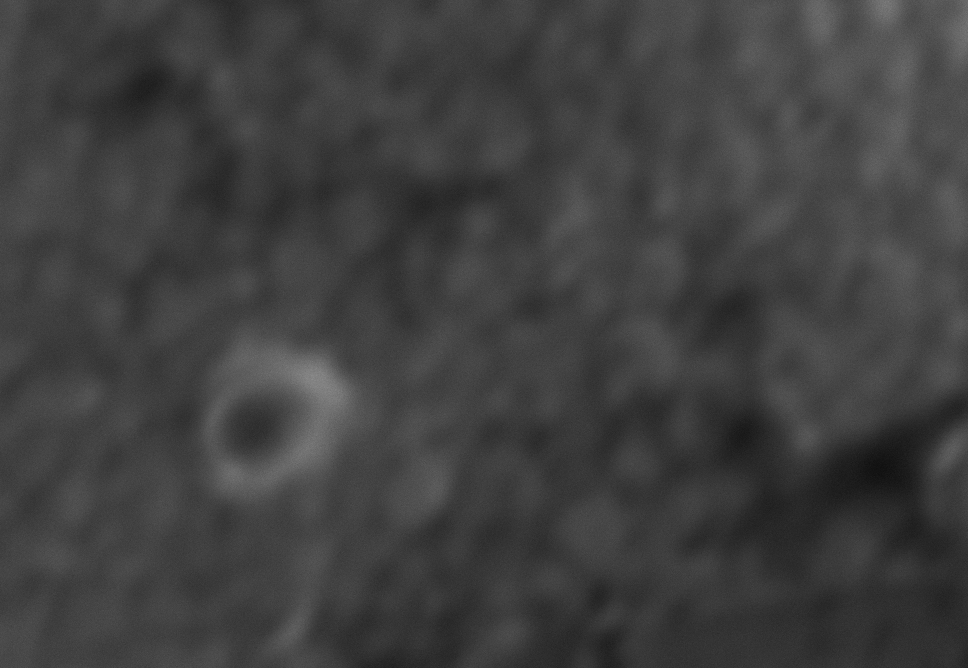
#> input picture vis/0_final/codes/Chapter05/images/sem2.png, 968 x 668 px, found by its file name
$ jupyter execute --allow-errors Chapter005_Image_Enhancement.ipynb   (shell and % lines are left out)
#> lines starting #> are read from the running program, lines starting #| are printed output that depends on the picture
# **Author: Dr. Mohammad Javad Parseh (Jahrom University)**

## Image Enhancement

### Introduction

The filter enhances
the quality of an image so that important details can be visualized and quantified. In this chapter, we discuss a few more image enhancement techniques. These techniques transform the pixel values in the input image to a new value in the output image using a mapping function. We discuss logarithmic transformation, power law transformation, image inverse, histogram equalization, and contrast stretching.

### Pixel Transformation

A transformation is a function that maps a set of inputs to a set of outputs so that each input has exactly one output. In the case of images, a transformation takes the pixel intensities of the image as an input and creates a new image where the corresponding pixel intensities are defined by the transformation. Let us consider the transformation, ***T (x) = x + 50***. When this transformation is applied to an image, a value of 50 is added to the intensity of each pixel. The corresponding image is ***brighter*** than the input image.

[cell 1]
import cv2
import numpy as np
import os
import matplotlib.pyplot as plt

base_path = '/content/drive/MyDrive/Image Processing and Acquisition using Python/Chapter05'
# Opening the image using cv2.
img = cv2.imread(os.path.join(base_path, 'images/sem2.png'))
#> img is the input picture: shape (668, 968, 3); min 16, max 140, mean 63.8
# Converting the image to grayscale.
a = cv2.cvtColor(img, cv2.COLOR_BGR2GRAY)

# T(x) = x + 120
b = a + 120

# Show Images
plt.figure(figsize=(15,8))
plt.subplot(2,2,1)
plt.title('original image')
plt.imshow(a, 'gray')

x = a.ravel()
plt.subplot(2,2,3)
plt.hist(x,256,[0,255])


plt.subplot(2,2,2)
plt.title('transformed image')
plt.imshow(b, 'gray')

x = b.ravel()
plt.subplot(2,2,4)
plt.hist(x,256,[0,255])


# Writing b to a file.
cv2.imwrite('transformed_output.png', b)
#> Out = True

### Image Inverse

Image inverse transformation is a ***linear transformation***. The goal is to transform the dark intensities in the input image to bright intensities in the output image and vice versa.

[cell 2]
import cv2
import numpy as np
import os
import matplotlib.pyplot as plt

# Opening the image.
base_path = '/content/drive/MyDrive/Image Processing and Acquisition using Python/Chapter05'
# Opening the image using cv2.
img = cv2.imread(os.path.join(base_path, 'images/imageinverse_input.png'))
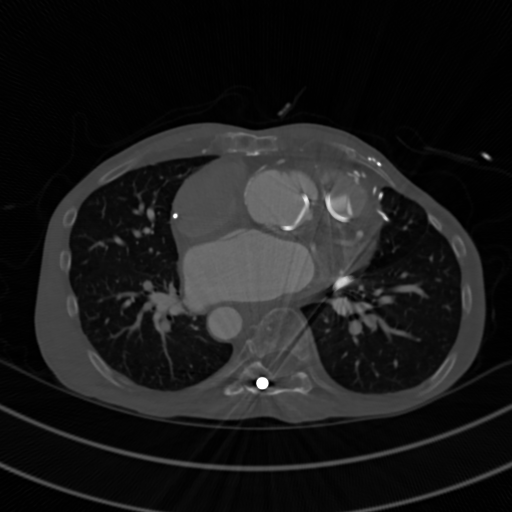
#> input picture vis/0_final/codes/Chapter05/images/imageinverse_input.png, 512 x 512 px, found by its file name
#> img is the input picture: shape (512, 512, 3); min 0, max 255, mean 26.9
# Converting the image to grayscale.
im = cv2.cvtColor(img, cv2.COLOR_BGR2GRAY)

# Performing the inversion operation
im2 = 255 - im

# Show Images
plt.figure(figsize=(15,8))
plt.subplot(2,2,1)
plt.title('original image')
plt.imshow(im, 'gray')

x = im.ravel()
plt.subplot(2,2,3)
plt.hist(x,256,[0,255])


plt.subplot(2,2,2)
plt.title('transformed image')
plt.imshow(im2, 'gray')

x = im2.ravel()
plt.subplot(2,2,4)
plt.hist(x,256,[0,255])

# Saving the image as imageinverse_output.png in Figures folder.
cv2.imwrite('imageinverse_output.png', im2)
#> Out = True

### Power Law Transformation

***Power law transformation***, also known as ***gamma-correction***, is used to enhance the quality of the image. The human brain uses gamma-correction to process an image, hence gamma-correction is a built-in feature in devices that display, acquire, or publish images. Computer monitors and television screens have builtin gamma-correction so that the best image ***contrast*** is displayed in all the images.

[cell 3]
import cv2
import numpy as np
import os
import matplotlib.pyplot as plt

# Opening the image.
base_path = '/content/drive/MyDrive/Image Processing and Acquisition using Python/Chapter05'
# Opening the image using cv2.
img = cv2.imread(os.path.join(base_path, 'images/angiogram1.png'))
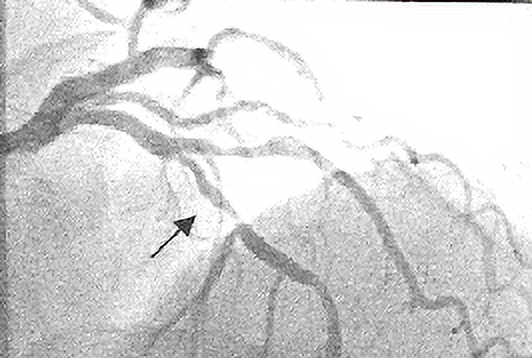
#> input picture vis/0_final/codes/Chapter05/images/angiogram1.png, 532 x 358 px, found by its file name
#> img is the input picture: shape (358, 532, 3); mean B, G, R 215.5, 215.5, 215.5
# Converting the image to grayscale.
a = cv2.cvtColor(img, cv2.COLOR_BGR2GRAY)
#> a: shape (358, 532)

# gamma is initialized.
gamma1 = 0.5
gamma2 = 5
# b is converted to type float.
b1 = a.astype(float)
# Maximum value in b1 is determined.
b3 = np.max(b1)
#> b3 = 255
# b1 is normalized
b2 = b1/b3
# gamma-correction exponent is computed.
b41 = np.log(b2)*gamma1
b42 = np.log(b2)*gamma2
# gamma-correction is performed.
c1 = np.exp(b41)*255.0
c2 = np.exp(b42)*255.0
# c is converted to type int.
c11 = c1.astype(int)
c12 = c2.astype(int)

# Show Images
plt.figure(figsize=(15,8))
plt.subplot(2,3,1)
plt.title('original image')
plt.imshow(a, 'gray')

x = a.ravel()
plt.subplot(2,3,4)
plt.hist(x,256,[0,255])

plt.subplot(2,3,2)
plt.title('Gamma-corrected image with gamma=0.5')
plt.imshow(c11, 'gray')

x = c11.ravel()
plt.subplot(2,3,5)
plt.hist(x,256,[0,255])

plt.subplot(2,3,3)
plt.title('Gamma-corrected image with gamma=5')
plt.imshow(c12, 'gray')

x = c12.ravel()
plt.subplot(2,3,6)
plt.hist(x,256,[0,255])

### Log Transformation

Log transformation is used to enhance pixel intensities that are otherwise missed due to a wide range of intensity values or lost at the expense of high-intensity values. Similar to the power law transformation with ***γ < 1***, the log transformation also maps a small range of dark or low-intensity pixel values in the input image to a wide range of intensities in the output image, while a wide range of bright or high-intensity pixel values in the input image get mapped to narrow range of high intensities in the output image.

[cell 4]
import cv2
import numpy
import os
import matplotlib.pyplot as plt

# Opening the image.
base_path = '/content/drive/MyDrive/Image Processing and Acquisition using Python/Chapter05'
# Opening the image using cv2.
img = cv2.imread(os.path.join(base_path, 'images/bse.png'))
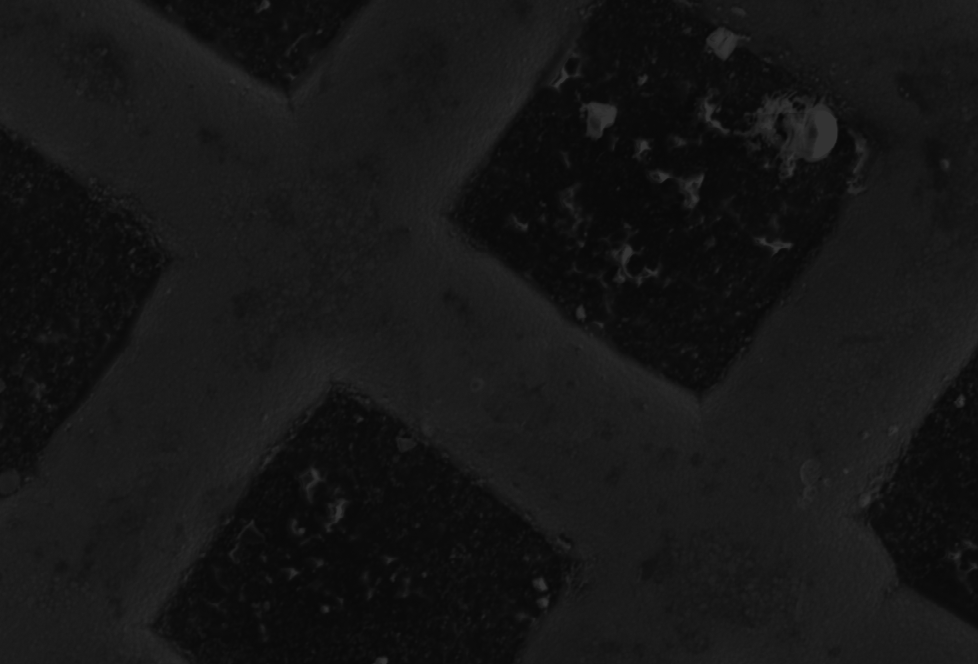
#> input picture vis/0_final/codes/Chapter05/images/bse.png, 978 x 664 px, found by its file name
#> img is the input picture: shape (664, 978, 3); min 7, max 51, mean 22.1
# Converting the image to grayscale.
a = cv2.cvtColor(img, cv2.COLOR_BGR2GRAY)
#> a: shape (664, 978)

# a is converted to type float.
b1 = a.astype(float)
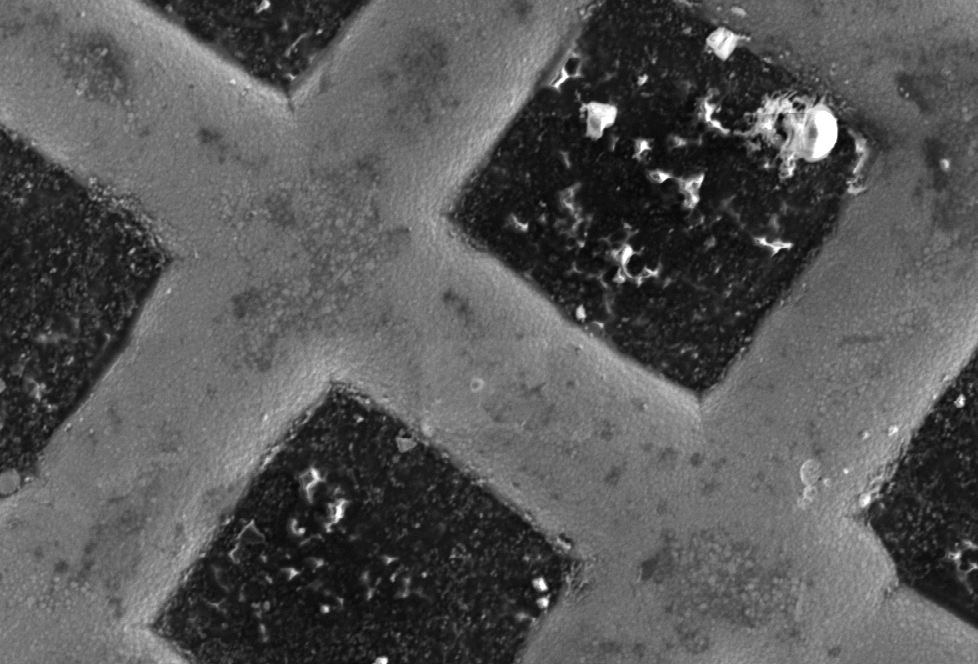
#> b1: shape (664, 978) float64; min 7, max 51, mean 22.1; drawn with min black and max white
# Maximum value in b1 is determined.
b2 = numpy.max(b1)
#> b2 = 51
# Performing the log transformation.
c = (255.0*numpy.log(1+b1))/numpy.log(1+b2)
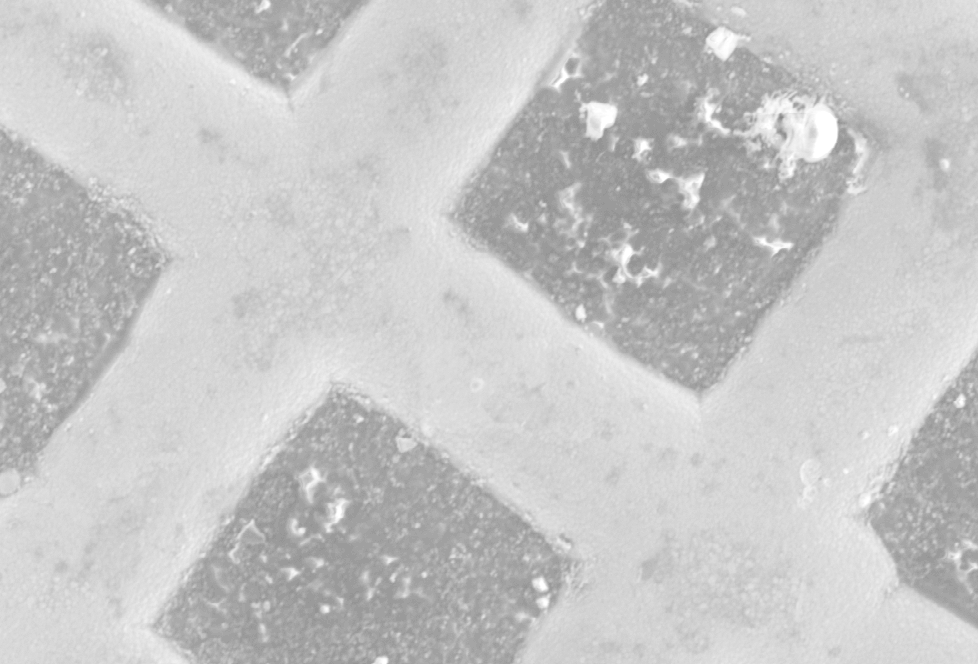
#> c: shape (664, 978) float64; min 134.2, max 255, mean 199
# c is converted to type int.
c1 = c.astype(int)
#> c1: shape (664, 978) int64

# Show Images
plt.figure(figsize=(15,8))
plt.subplot(2,2,1)
plt.title('original image')
plt.imshow(a, 'gray')

x = a.ravel()
plt.subplot(2,2,3)
plt.hist(x,256,[0,255])


plt.subplot(2,2,2)
plt.title('log transformed image')
plt.imshow(c1, 'gray')

x = c1.ravel()
plt.subplot(2,2,4)
plt.hist(x,256,[0,255])

# Saving c1 as logtransform_output.png.
cv2.imwrite('logtransform_output.png', c1)
#> Out = True

### Histogram Equalization

In a low-contrast image, the histogram is narrow, whereas in an image with better contrast, the histogram is spread out. In histogram equalization, the goal is to ***improve the contrast*** of an image by rescaling the histogram so that the histogram of the new image is spread out and the pixel intensities range over all possible gray-level values. The rescaling of the histogram will be performed by using a transformation. To ensure that for every gray-level value in the input image there is a corresponding output, a one-to-one transformation is required; that is, every input has a unique output. This means the transformation should be a ***monotonic function***. This will ensure that the transformation is invertible.

[cell 5]
import cv2
import numpy as np
import os
import matplotlib.pyplot as plt

# Opening the image.
base_path = '/content/drive/MyDrive/Image Processing and Acquisition using Python/Chapter05'
# Opening the image using cv2.
img = cv2.imread(os.path.join(base_path, 'images/hequalization_input.png'))
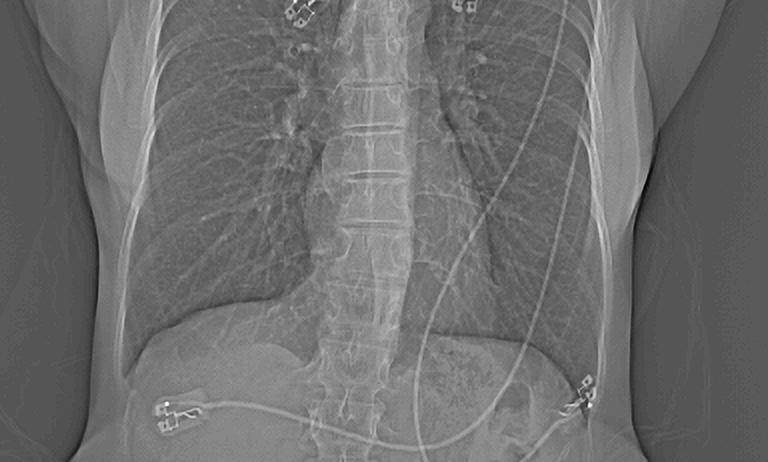
#> input picture vis/0_final/codes/Chapter05/images/hequalization_input.png, 768 x 462 px, found by its file name
#> img is the input picture: shape (462, 768, 3); mean B, G, R 109.9, 109.9, 109.9
# Converting the image to grayscale.
img1 = cv2.cvtColor(img, cv2.COLOR_BGR2GRAY)

# 2D array is converted to a 1D array.
fl = img1.flatten()
# Histogram and the bins of the image are computed.
hist,bins = np.histogram(img1,256,[0,255])
#> hist = 256 values, max 25497 at index 86, min 0 at index 2, mean 1386; bins = 257 values from 0 to 255
# cumulative distribution function is computed
cdf = hist.cumsum()
#> cdf = 256 values from 6 to 354816
# Places where cdf=0 is masked or ignored and rest is stored in cdf_m.
cdf_m = np.ma.masked_equal(cdf,0)
# Histogram equalization is performed.
num_cdf_m = (cdf_m - cdf_m.min())*255
den_cdf_m = (cdf_m.max()-cdf_m.min())
#> den_cdf_m = 354810
cdf_m = num_cdf_m/den_cdf_m
# The masked places in cdf_m are now 0.
cdf = np.ma.filled(cdf_m,0).astype('uint8')
#> cdf = 256 values from 0 to 255
# cdf values are assigned in the flattened array.
im2 = cdf[fl]
# im2 is 1D so we use reshape command to make it into 2D.
im3 = np.reshape(im2,img1.shape)
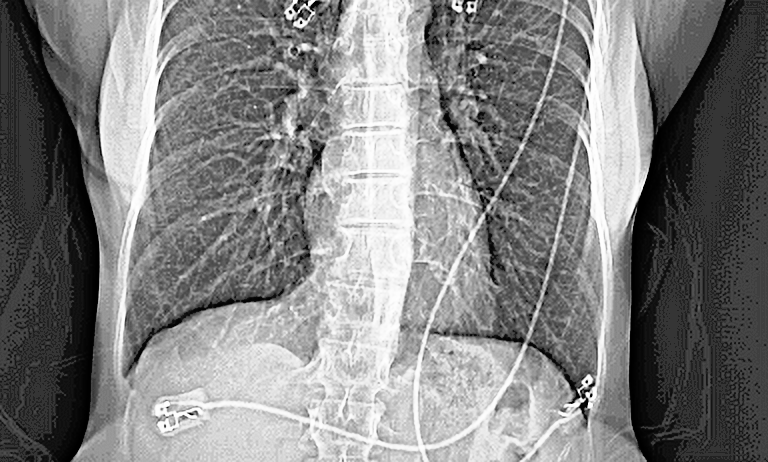
#> im3: shape (462, 768); min 0, max 255, mean 129.3

# Show Images
plt.figure(figsize=(15,8))
plt.subplot(2,2,1)
plt.title('original image')
plt.imshow(img1, 'gray')

x = img1.ravel()
plt.subplot(2,2,3)
plt.hist(x,256,[0,255])


plt.subplot(2,2,2)
plt.title('histogram equalization image')
plt.imshow(im3, 'gray')

x = im3.ravel()
plt.subplot(2,2,4)
plt.hist(x,256,[0,255])

# Saving im3 as hequalization_output.png in Figures folder
cv2.imwrite('hequalization_output.png', im3)
#> Out = True

### Contrast Limited Adaptive Histogram Equalization (CLAHE)

Instead of using the histogram of the whole image, in Contrast Limited Adaptive Histogram Equalization, the image is divided into small regions and a histogram of each region is computed. A contrast limit is chosen as a threshold to clip the histogram in each bin, and the pixels above the threshold are not ignored but rather distributed to other bins before histogram equalization is applied.

[cell 6]
import cv2
import numpy as np
import os
import matplotlib.pyplot as plt
from skimage.exposure import equalize_adapthist

# Opening the image.
base_path = '/content/drive/MyDrive/Image Processing and Acquisition using Python/Chapter05'
# Opening the image using cv2.
img = cv2.imread(os.path.join(base_path, 'images/embryo.png'))
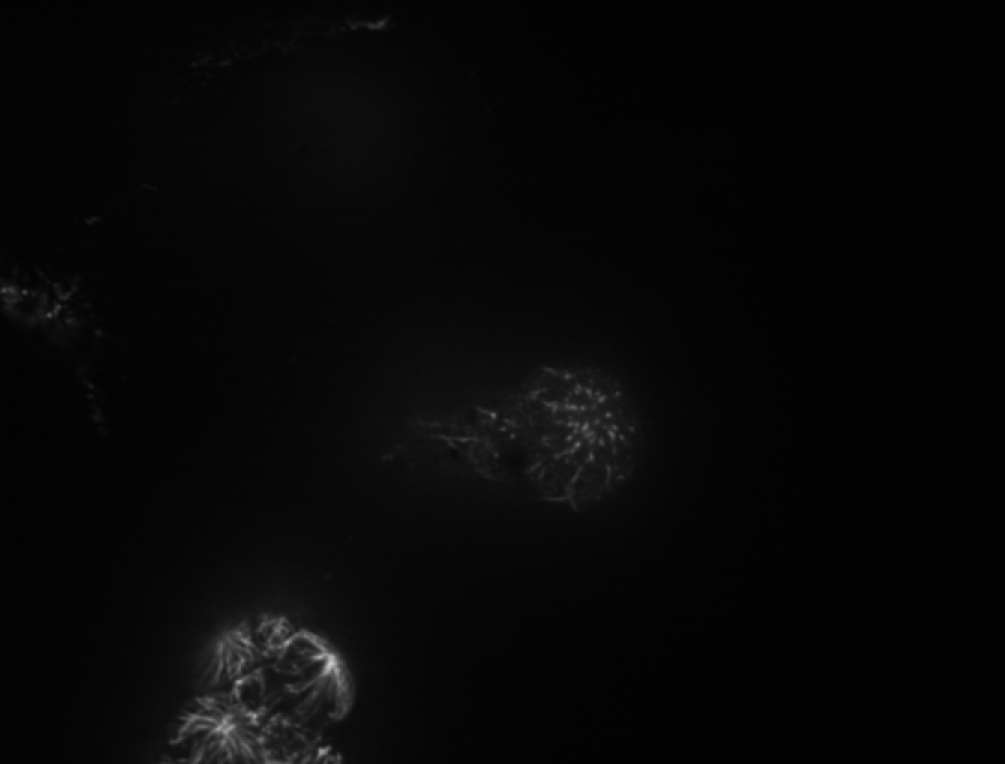
#> input picture vis/0_final/codes/Chapter05/images/embryo.png, 2010 x 1528 px, found by its file name (shown at 1/2 size)
#> img is the input picture: shape (1528, 2010, 3); min 0, max 206, mean 6.9
# Converting the image to grayscale.
a = cv2.cvtColor(img, cv2.COLOR_BGR2GRAY)
#> a: shape (1528, 2010)
# Applying Clahe.
img2 = equalize_adapthist(a, clip_limit = 0.02)
# Rescaling img2 from 0 to 255.
img3 = img2*255.0

# Show Images
plt.figure(figsize=(15,8))
plt.subplot(2,2,1)
plt.title('original image')
plt.imshow(a, 'gray')

x = a.ravel()
plt.subplot(2,2,3)
plt.hist(x,256,[0,255])


plt.subplot(2,2,2)
plt.title('adaptive histogram equalization image')
plt.imshow(img3, 'gray')

x = img3.ravel()
plt.subplot(2,2,4)
plt.hist(x,256,[0,255])

# Saving img3.
cv2.imwrite('clahe_output.png', img3)
#> Out = True

### Contrast Stretching

Contrast stretching is similar in idea to histogram equalization except that the pixel intensities are rescaled using the pixel values instead of probabilities and CDF. Contrast stretching is used to increase the pixel value range by rescaling the pixel values in the input image. Consider an 8-bit image with a pixel value range of [a; b] where a > 0 and b < 255: If a is significantly greater than zero and if b is significantly smaller than 255, then the details in the image may not be visible. This problem can be offset by rescaling the pixel value range to [0; 255]; a
much larger pixel range.

[cell 7]
import cv2
import numpy as np
import os
import matplotlib.pyplot as plt

# Opening the image.
base_path = '/content/drive/MyDrive/Image Processing and Acquisition using Python/Chapter05'
# Opening the image using cv2.
img = cv2.imread(os.path.join(base_path, 'images/bse.png'))
# Converting the image to grayscale.
im = cv2.cvtColor(img, cv2.COLOR_BGR2GRAY)

# Finding the maximum and minimum pixel values
b = im.max()
#> b = 51
a = im.min()
#> a = 7
print(a,b)
#| 7 51
# Converting im1 to float.
c = im.astype(float)
# Contrast stretching transformation.
im1 = 255.0*(c-a)/(b-a+0.0000001)

# Show Images
plt.figure(figsize=(15,8))
plt.subplot(2,2,1)
plt.title('original image')
plt.imshow(im, cmap='gray')


x = im.ravel()
plt.subplot(2,2,3)
plt.hist(x,256,[0,255])


plt.subplot(2,2,2)
plt.title('improved contrast image')
plt.imshow(im1, 'gray')

x = im1.ravel()
plt.subplot(2,2,4)
plt.hist(x,256,[0,255])

# Saving im2 as contrast_output.png in
# Figures folder
cv2.imwrite('contrast_output2.png', im1)
#> Out = True

### Sigmoid Correction

[cell 8]
import cv2
import numpy as np
import os
import matplotlib.pyplot as plt
from skimage.exposure import adjust_sigmoid

# Opening the image.
base_path = '/content/drive/MyDrive/Image Processing and Acquisition using Python/Chapter05'
# Opening the image using cv2.
img = cv2.imread(os.path.join(base_path, 'images/hequalization_input.png'))
# Converting the image to grayscale.
img1 = cv2.cvtColor(img, cv2.COLOR_BGR2GRAY)
# Applying Sigmoid correction.
img2 = adjust_sigmoid(img1, gain=15, cutoff=0.5)
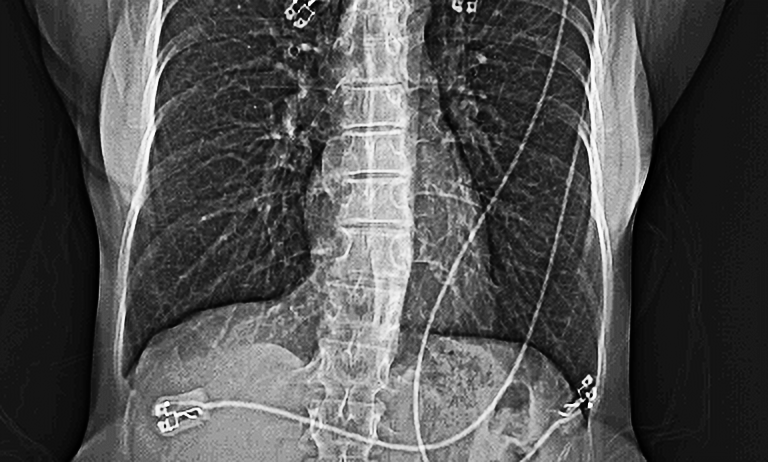
#> img2: shape (462, 768); min 0, max 254, mean 79.6

# Show Images
plt.figure(figsize=(15,8))
plt.subplot(2,2,1)
plt.title('original image')
plt.imshow(img1, cmap='gray')


x = img1.ravel()
plt.subplot(2,2,3)
plt.hist(x,256,[0,255])


plt.subplot(2,2,2)
plt.title('improved contrast image')
plt.imshow(img2, 'gray')

x = img2.ravel()
plt.subplot(2,2,4)
plt.hist(x,256,[0,255])

# Saving img2.
cv2.imwrite('sigmoid_output.png', img2)
#> Out = True
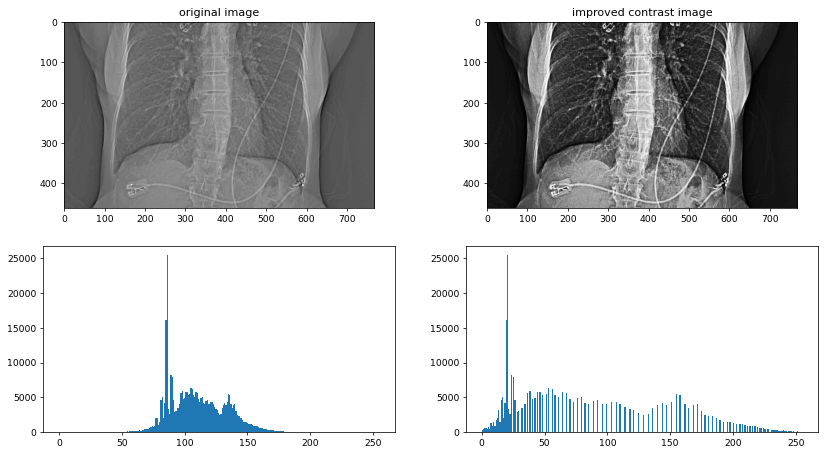
#> figure drawn by matplotlib, 4 panels; panel 2: tallest bar 25497 high, from x = 85.66 to 86.66; panel 4: tallest bar 25497 high, from x = 19.92 to 20.92
